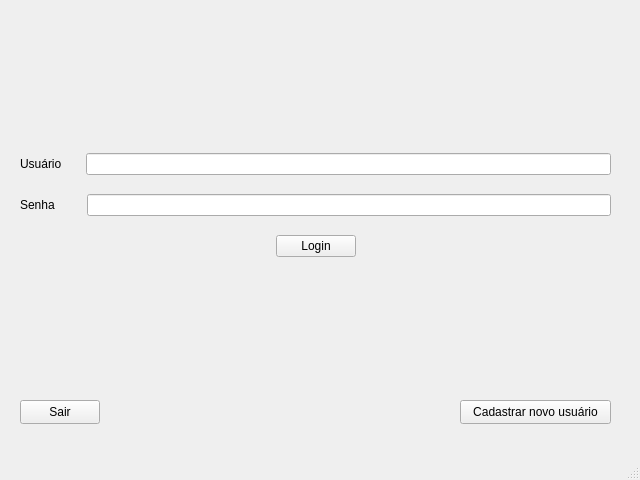
<?xml version="1.0" encoding="UTF-8"?>
<ui version="4.0">
 <class>MainWindow</class>
 <widget class="QMainWindow" name="MainWindow">
  <property name="geometry">
   <rect>
    <x>0</x>
    <y>0</y>
    <width>640</width>
    <height>480</height>
   </rect>
  </property>
  <property name="windowTitle">
   <string>MainWindow</string>
  </property>
  <widget class="QWidget" name="centralwidget">
   <widget class="QPushButton" name="Bt_cadastro">
    <property name="geometry">
     <rect>
      <x>460</x>
      <y>400</y>
      <width>151</width>
      <height>24</height>
     </rect>
    </property>
    <property name="text">
     <string>Cadastrar novo usuário</string>
    </property>
   </widget>
   <widget class="QWidget" name="layoutWidget">
    <property name="geometry">
     <rect>
      <x>20</x>
      <y>140</y>
      <width>591</width>
      <height>133</height>
     </rect>
    </property>
    <layout class="QVBoxLayout" name="verticalLayout">
     <item>
      <layout class="QHBoxLayout" name="horizontalLayout">
       <item>
        <widget class="QLabel" name="label_usuario">
         <property name="text">
          <string>Usuário</string>
         </property>
        </widget>
       </item>
       <item>
        <spacer name="horizontalSpacer_3">
         <property name="orientation">
          <enum>Qt::Horizontal</enum>
         </property>
         <property name="sizeType">
          <enum>QSizePolicy::Fixed</enum>
         </property>
         <property name="sizeHint" stdset="0">
          <size>
           <width>18</width>
           <height>20</height>
          </size>
         </property>
        </spacer>
       </item>
       <item>
        <widget class="QLineEdit" name="lineEdit_usuario"/>
       </item>
      </layout>
     </item>
     <item>
      <layout class="QHBoxLayout" name="horizontalLayout_2">
       <item>
        <widget class="QLabel" name="label_senha">
         <property name="text">
          <string>Senha</string>
         </property>
        </widget>
       </item>
       <item>
        <spacer name="horizontalSpacer_4">
         <property name="orientation">
          <enum>Qt::Horizontal</enum>
         </property>
         <property name="sizeType">
          <enum>QSizePolicy::Fixed</enum>
         </property>
         <property name="sizeHint" stdset="0">
          <size>
           <width>26</width>
           <height>20</height>
          </size>
         </property>
        </spacer>
       </item>
       <item>
        <widget class="QLineEdit" name="lineEdit_senha"/>
       </item>
      </layout>
     </item>
     <item>
      <layout class="QHBoxLayout" name="horizontalLayout_3">
       <item>
        <spacer name="horizontalSpacer">
         <property name="orientation">
          <enum>Qt::Horizontal</enum>
         </property>
         <property name="sizeHint" stdset="0">
          <size>
           <width>40</width>
           <height>20</height>
          </size>
         </property>
        </spacer>
       </item>
       <item>
        <widget class="QPushButton" name="Bt_login">
         <property name="text">
          <string>Login</string>
         </property>
        </widget>
       </item>
       <item>
        <spacer name="horizontalSpacer_2">
         <property name="orientation">
          <enum>Qt::Horizontal</enum>
         </property>
         <property name="sizeHint" stdset="0">
          <size>
           <width>40</width>
           <height>20</height>
          </size>
         </property>
        </spacer>
       </item>
      </layout>
     </item>
    </layout>
   </widget>
   <widget class="QPushButton" name="pushButton">
    <property name="geometry">
     <rect>
      <x>20</x>
      <y>400</y>
      <width>80</width>
      <height>24</height>
     </rect>
    </property>
    <property name="text">
     <string>Sair</string>
    </property>
   </widget>
  </widget>
  <widget class="QMenuBar" name="menubar">
   <property name="geometry">
    <rect>
     <x>0</x>
     <y>0</y>
     <width>640</width>
     <height>21</height>
    </rect>
   </property>
  </widget>
  <widget class="QStatusBar" name="statusbar"/>
 </widget>
 <resources/>
 <connections/>
</ui>
